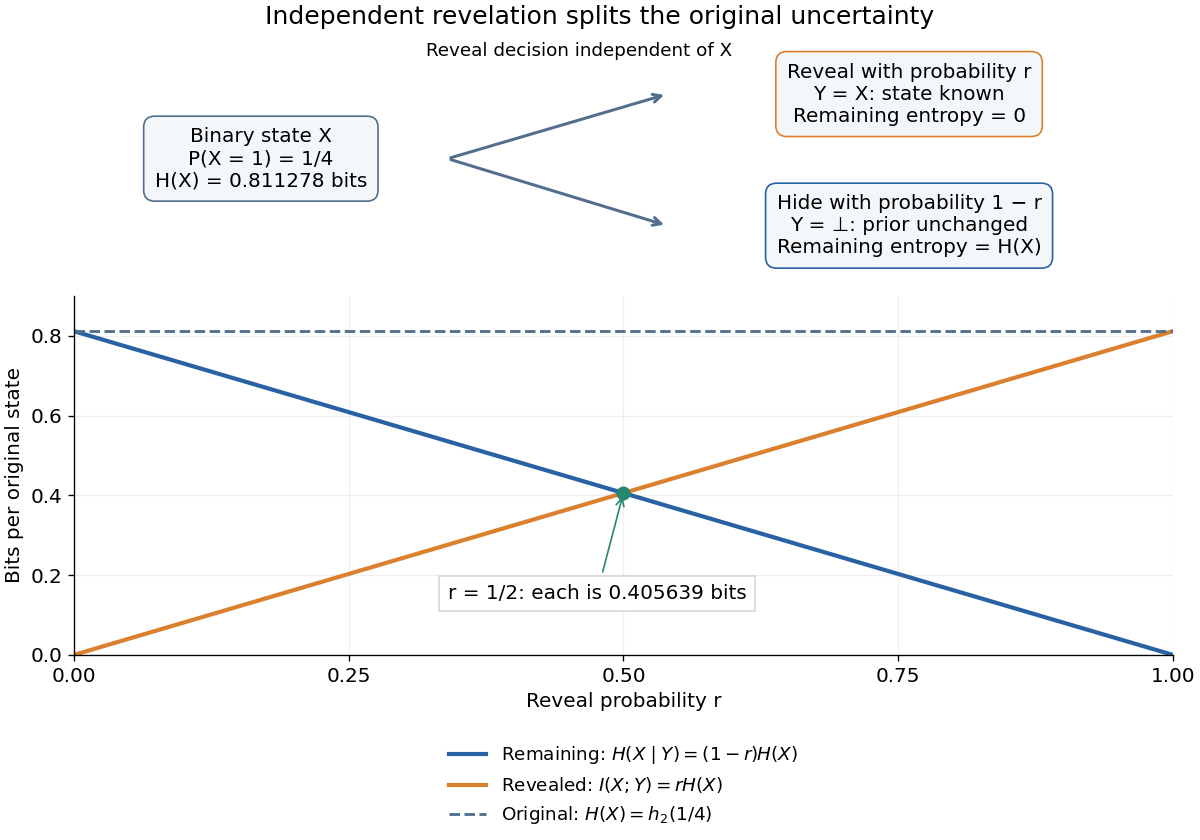

This figure's Python source:
"""Plot an independent reveal-or-hide model in the current directory.

Tested with Python 3.14, Matplotlib 3.10.7 and NumPy 2.3.5.
"""

from pathlib import Path

import matplotlib.pyplot as plt
import numpy as np


def main():
    p = 0.25
    h = -p * np.log2(p) - (1 - p) * np.log2(1 - p)
    assert np.isclose(h, 2 - 0.75 * np.log2(3))
    r = np.linspace(0, 1, 201)
    remaining = (1 - r) * h
    revealed = r * h
    assert np.allclose(remaining + revealed, h)

    plt.rcParams.update({'font.size': 12, 'axes.spines.top': False,
                         'axes.spines.right': False})
    fig = plt.figure(figsize=(10, 7), layout='constrained', facecolor='white')
    grid = fig.add_gridspec(2, 1, height_ratios=[1, 1.5])
    diagram = fig.add_subplot(grid[0])
    diagram.set(xlim=(0, 1), ylim=(0, 1))
    diagram.axis('off')
    box = {'boxstyle': 'round,pad=0.55', 'facecolor': '#f4f7fa',
           'edgecolor': '#526e8c'}
    diagram.text(0.17, 0.5, 'Binary state X\nP(X = 1) = 1/4\nH(X) = 0.811278 bits',
                 ha='center', va='center', bbox=box)
    diagram.text(0.76, 0.77, 'Reveal with probability r\nY = X: state known\nRemaining entropy = 0',
                 ha='center', va='center', bbox={**box, 'edgecolor': '#db802e'})
    diagram.text(0.76, 0.22, 'Hide with probability 1 − r\nY = ⊥: prior unchanged\nRemaining entropy = H(X)',
                 ha='center', va='center', bbox={**box, 'edgecolor': '#2862a5'})
    for endpoint in [(0.54, 0.77), (0.54, 0.22)]:
        diagram.annotate('', xy=endpoint, xytext=(0.34, 0.5),
                         arrowprops={'arrowstyle': '->', 'lw': 1.8, 'color': '#526e8c'})
    diagram.text(0.46, 0.95, 'Reveal decision independent of X',
                 ha='center', va='center', fontsize=11)

    ax = fig.add_subplot(grid[1])
    ax.plot(r, remaining, color='#2862a5', lw=2.5,
            label=r'Remaining: $H(X\mid Y)=(1-r)H(X)$')
    ax.plot(r, revealed, color='#db802e', lw=2.5,
            label=r'Revealed: $I(X;Y)=rH(X)$')
    ax.axhline(h, color='#526e8c', ls='--', lw=1.7,
               label=r'Original: $H(X)=h_2(1/4)$')
    ax.scatter([0.5], [h / 2], color='#26866f', s=55, zorder=5)
    ax.annotate('r = 1/2: each is 0.405639 bits', xy=(0.5, h / 2),
                xytext=(0.34, 0.14),
                arrowprops={'arrowstyle': '->', 'color': '#26866f'},
                bbox={'facecolor': 'white', 'edgecolor': '#d2d9df', 'pad': 5})
    ax.set(xlim=(0, 1), ylim=(0, 0.9), xlabel='Reveal probability r',
           ylabel='Bits per original state')
    ax.set_xticks(np.linspace(0, 1, 5))
    ax.grid(alpha=0.18)
    ax.legend(loc='upper center', bbox_to_anchor=(0.5, -0.2), fontsize=11,
              frameon=False)
    fig.suptitle('Independent revelation splits the original uncertainty', fontsize=15)
    fig.savefig(Path.cwd() / (Path(__file__).stem + '.png'), dpi=120,
                facecolor='white', transparent=False)
    plt.close(fig)


if __name__ == '__main__':
    main()
